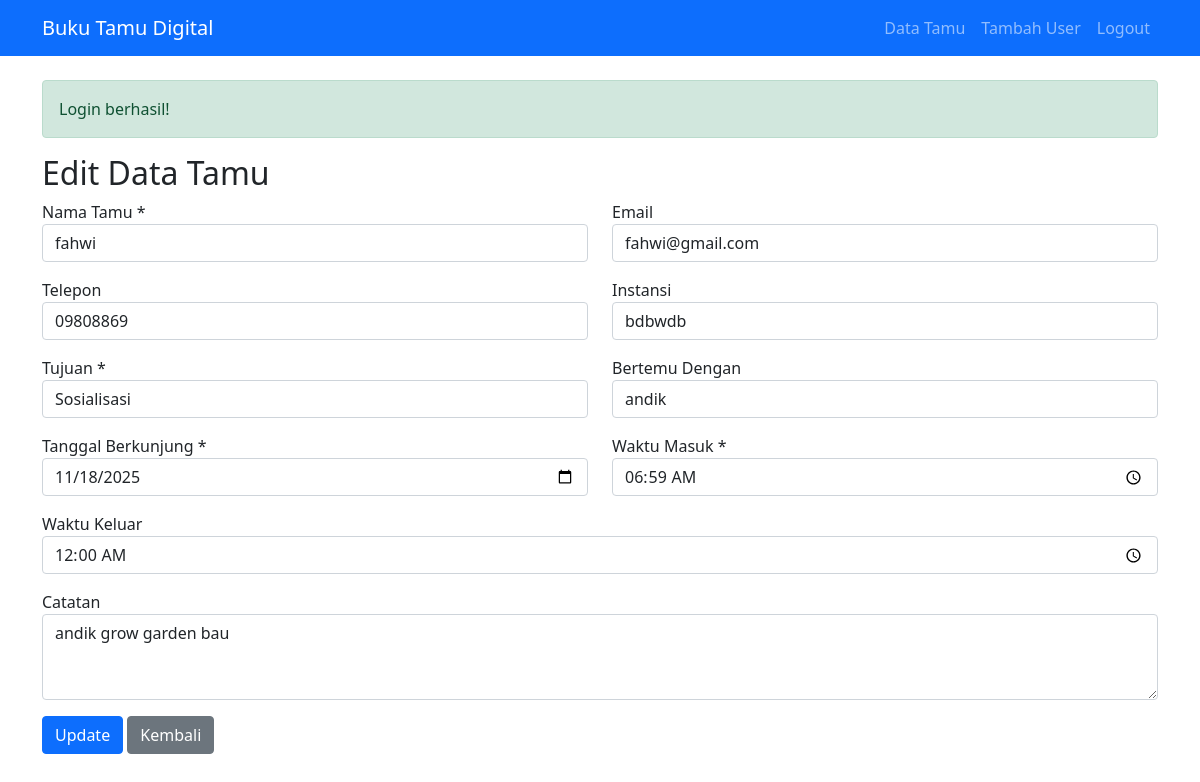
The app's page /Buku_Tamu/index.php?page=guest_edit&id=2 (signed in) with its own data.
### tables this page shows
CREATE TABLE `guests` (
  `id` int NOT NULL,
  `nama` varchar(100) NOT NULL,
  `email` varchar(100) DEFAULT NULL,
  `telepon` varchar(20) DEFAULT NULL,
  `instansi` varchar(100) DEFAULT NULL,
  `tujuan` enum('pertemuan','pendaftaran','penelitian','sosialisasi','lainnya') NOT NULL,
  `bertemu_dengan` varchar(100) DEFAULT NULL,
  `tanggal_berkunjung` date NOT NULL,
  `waktu_masuk` time NOT NULL,
  `waktu_keluar` time DEFAULT NULL,
  `catatan` text,
  `dibuat_oleh` int DEFAULT NULL,
  `created_at` timestamp NULL DEFAULT CURRENT_TIMESTAMP
);

### Buku_Tamu/App/Controller/GuestController.php (called while the page is built, shortened)
<?php
class GuestController {
    private $guestModel;
    public function __construct() {
        $this->guestModel = new Guest();
    }
    public function edit($id = null) {
        $guest = $this->guestModel->getById($id);
        $data = [
            'title' => 'Edit Tamu',
            'guest' => $guest
        ];
        $this->view('guest/edit', $data);
    }
    private function view($view, $data = []) {
    extract($data);
    require_once __DIR__ . "/../Views/templates/header.php";
    require_once __DIR__ . "/../Views/{$view}.php";
    require_once __DIR__ . "/../Views/templates/footer.php";
}
}
?>

### Buku_Tamu/App/Models/Database.php (called while the page is built, shortened)
<?php
class Database {
    private $host = DB_HOST;
    private $user = DB_USER;
    private $pass = DB_PASS;
    private $dbname = DB_NAME;
    private $dbh;
    private $stmt;
    public function __construct() {
        $dsn = "mysql:host={$this->host};dbname={$this->dbname}";
        $options = [
            PDO::ATTR_ERRMODE => PDO::ERRMODE_EXCEPTION
        ];
        try {
            $this->dbh = new PDO($dsn, $this->user, $this->pass, $options);
        } catch(PDOException $e) {
            die("Connection failed: " . $e->getMessage());
        }
    }
    public function query($sql) {
        $this->stmt = $this->dbh->prepare($sql);
    }
    public function bind($param, $value, $type = null) {
        if (is_null($type)) {
            switch (true) {
                default: $type = PDO::PARAM_STR;
            }
        }
        $this->stmt->bindValue($param, $value, $type);
    }
    public function execute() {
        return $this->stmt->execute();
    }
    public function single() {
        $this->execute();
        return $this->stmt->fetch(PDO::FETCH_OBJ);
    }
}
?>

### Buku_Tamu/App/Models/guest.php (called while the page is built, shortened)
<?php
class Guest {
    private $db;
    public function __construct() {
        $this->db = new Database();
    }
    public function getById($id) {
        $this->db->query("SELECT g.*, u.nama_lengkap as petugas
                         FROM guests g
                         LEFT JOIN users u ON g.dibuat_oleh = u.id
                         WHERE g.id = :id");
        $this->db->bind(':id', $id);
        return $this->db->single();
    }
}
?>

### Buku_Tamu/App/Views/guest/edit.php (the view, shortened to what this page needs)
<h2>Edit Data Tamu</h2>
<form method="POST">
    <div class="row">
        <div class="col-md-6">
            <div class="mb-3">
                <label>Nama Tamu *</label>
                <input type="text" name="nama" class="form-control" value="<?php echo $guest->nama; ?>" required>
            </div>
        </div>
        <div class="col-md-6">
            <div class="mb-3">
                <label>Email</label>
                <input type="email" name="email" class="form-control" value="<?php echo $guest->email; ?>">
            </div>
        </div>
    </div>
    <div class="row">
        <div class="col-md-6">
            <div class="mb-3">
                <label>Telepon</label>
                <input type="text" name="telepon" class="form-control" value="<?php echo $guest->telepon; ?>">
            </div>
        </div>
        <div class="col-md-6">
            <div class="mb-3">
                <label>Instansi</label>
                <input type="text" name="instansi" class="form-control" value="<?php echo $guest->instansi; ?>">
            </div>
        </div>
    </div>
    <div class="row">
        <div class="col-md-6">
            <div class="mb-3">
                <label>Tujuan *</label>
                <select name="tujuan" class="form-control" required>
                    <option value="sosialisasi" <?php echo $guest->tujuan == 'sosialisasi' ? 'selected' : ''; ?>>Sosialisasi</option>
                </select>
            </div>
        </div>
        <div class="col-md-6">
            <div class="mb-3">
                <label>Bertemu Dengan</label>
                <input type="text" name="bertemu_dengan" class="form-control" value="<?php echo $guest->bertemu_dengan; ?>">
            </div>
        </div>
    </div>
    <div class="row">
        <div class="col-md-6">
            <div class="mb-3">
                <label>Tanggal Berkunjung *</label>
                <input type="date" name="tanggal_berkunjung" class="form-control" value="<?php echo $guest->tanggal_berkunjung; ?>" required>
            </div>
        </div>
        <div class="col-md-6">
            <div class="mb-3">
                <label>Waktu Masuk *</label>
                <input type="time" name="waktu_masuk" class="form-control" value="<?php echo $guest->waktu_masuk; ?>" required>
            </div>
        </div>
    </div>
    <div class="mb-3">
        <label>Waktu Keluar</label>
        <input type="time" name="waktu_keluar" class="form-control" value="<?php echo $guest->waktu_keluar; ?>">
    </div>
    <div class="mb-3">
        <label>Catatan</label>
        <textarea name="catatan" class="form-control" rows="3"><?php echo $guest->catatan; ?></textarea>
    </div>
    <button type="submit" class="btn btn-primary">Update</button>
    <a href="<?php echo BASEURL; ?>/index.php?page=guest" class="btn btn-secondary">Kembali</a>
</form>

### records on screen
guests: nama "fahwi", email "fahwi@gmail.com", telepon "09808869", instansi "bdbwdb", tujuan "Sosialisasi", bertemu_dengan "andik", tanggal_berkunjung "11/18/2025", waktu_masuk "06:59:00", waktu_keluar "00:00:00", catatan "andik grow garden bau"

### other values on screen
SITENAME "Buku Tamu Digital"
$_SESSION['message'] "Login berhasil!"
